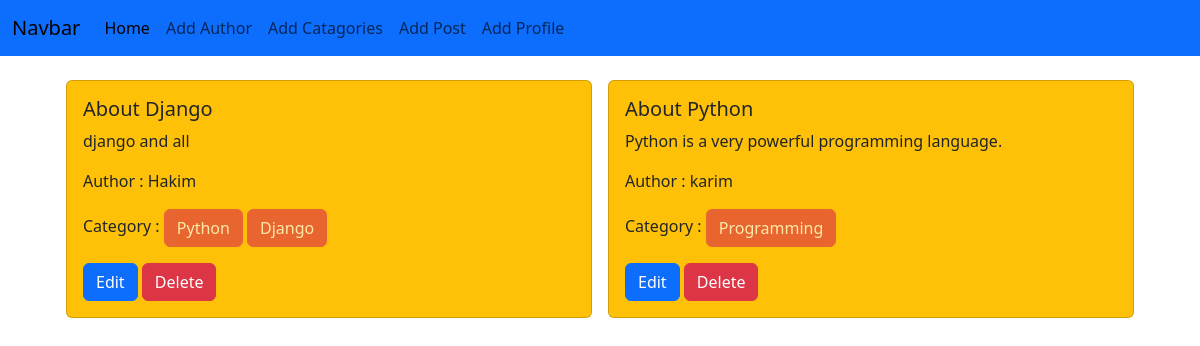
Before: / with the older database file.
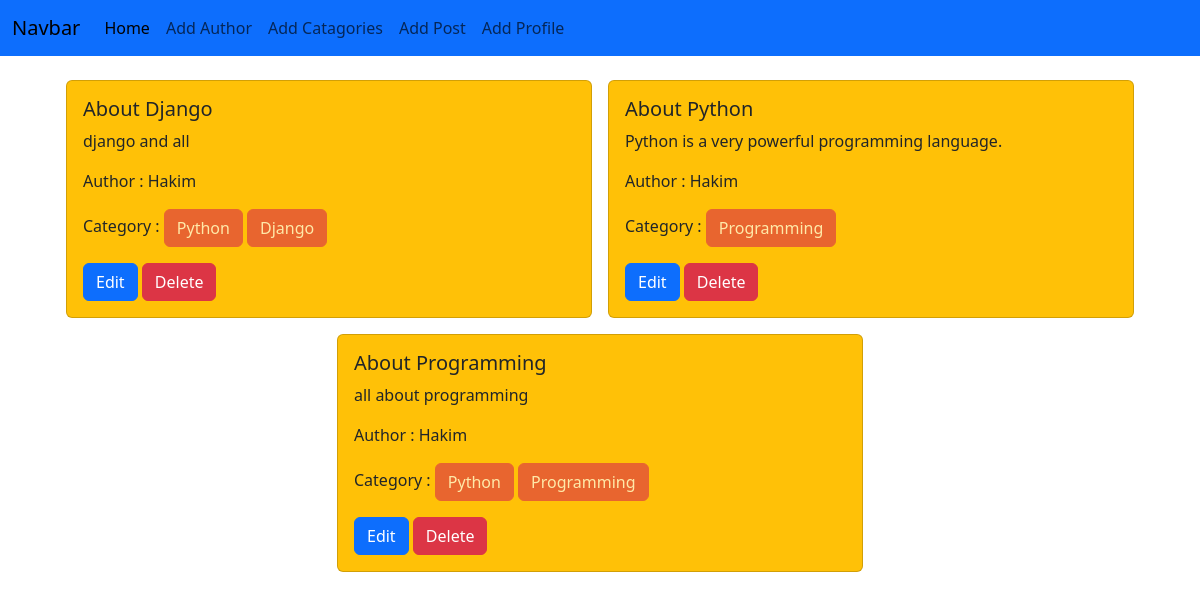
After: the same page with the newer database file.
### post/models.py (models this page shows, shortened)
class Post(models.Model):
    title = models.CharField(max_length=100)
    content = models.TextField()
    category = models.ManyToManyField(Category)
    author = models.ForeignKey(Author, on_delete=models.CASCADE) # we use ForeignKey for OnetoMany or ManytoOne relation

### author/models.py (models this page shows, shortened)
class Author(models.Model):
    name = models.CharField(max_length=100)
    bio = models.TextField()
    phone = models.IntegerField()

### categories/models.py (models this page shows, shortened)
class Category(models.Model):
    name = models.CharField(max_length=100)

### blog_project/views.py (the view)
# urls.py: 2. Add a URL to urlpatterns:  path('', views.home, name='home')
def home(request):
    data= Post.objects.all()
    return render(request, 'home.html', {'data':data})

### templates/home.html
{% extends 'base.html' %}
{% block content %}
<div class="container">
    <div class="d-flex flex-wrap justify-content-center p-3">
        {% for post in data %}
        <div class="col-sm-6 mb-3 mb-sm-0 p-2">
          <div class="card bg-warning">
            <div class="card-body">
              <h5 class="card-title">{{post.title}}</h5>
              <p class="card-text">{{post.content}}</p>
              <p>Author : {{ post.author.name }}</p>
              <p>Category : {% for cat in post.category.all %} <a class="btn btn-danger disabled">{{cat.name}}</a>
                {% endfor %}
              </p>
              <a href="{% url 'edit_post' post.id %}" class="btn btn-primary">Edit</a>
              <a href="{% url 'delete_post' post.id %}" class="btn btn-danger">Delete</a>
            </div>
          </div>
        </div>
        {% endfor %}
      </div>
    </div>
{% endblock %}

### templates/base.html (shortened to what this page needs)
<!DOCTYPE html>
<html lang="en">
<head>
    <link href="https://cdn.jsdelivr.net/npm/bootstrap@5.3.2/dist/css/bootstrap.min.css" rel="stylesheet">
</head>
<body>
    <nav class="navbar navbar-expand-lg bg-primary">
        <div class="container-fluid">
          <a class="navbar-brand" href="#">Navbar</a>
          <div class="collapse navbar-collapse" id="navbarNav">
            <ul class="navbar-nav">
              <li class="nav-item">
                <a class="nav-link active" aria-current="page" href="{% url 'homepage' %}">Home</a>
              </li>
              <li class="nav-item">
                <a class="nav-link" href="{% url 'add_author' %}">Add Author</a>
              </li>
              <li class="nav-item">
                <a class="nav-link" href="{% url 'add_categories' %}">Add Catagories</a>
              </li>
              <li class="nav-item">
                <a class="nav-link" href="{% url 'add_post' %}">Add Post</a>
              </li>
              <li class="nav-item">
                <a class="nav-link" href="{% url 'add_profile' %}">Add Profile</a>
              </li>
            </ul>
          </div>
        </div>
      </nav>
      {% block content %}
      {% endblock %}
</body>
</html>

Changed rows visible on the page:
changed Post "About Python": author.name "karim" → "Hakim"
added Post: title "About Programming", content "all about programming", author.name "Hakim", Category (name "Python"), Category (name "Programming")
